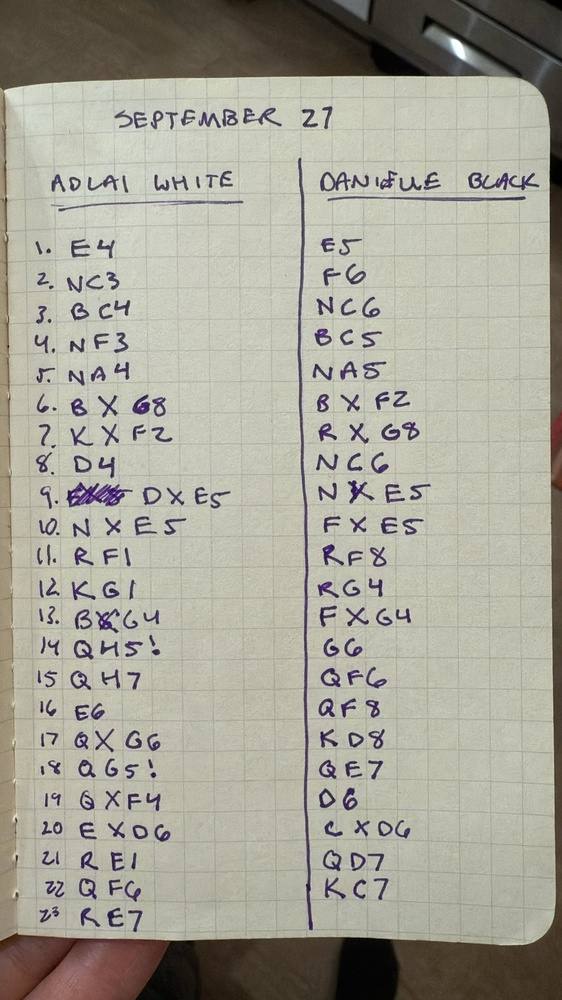
#> input picture img/src/1759549223658-IMG_293F39624621-1.jpeg, 562 x 1000 px, shrunk from 1152 x 2048 before the run, found by its file name
$ python htr_chess.py
#> lines starting #> are read from the running program, lines starting #| are printed output that depends on the picture
### htr_pipeline/__init__.py
from dataclasses import dataclass
from typing import List, Optional

import cv2
import numpy as np

from .reader import read
from .reader.ctc import PrefixTree
from .word_detector import detect, sort_multiline, AABB


@dataclass
class WordReadout:
    """Information about a read word: the readout and the bounding box."""
    text: str
    aabb: AABB


@dataclass
class DetectorConfig:
    """Configure size at which word detection is done, and define added margin around word before reading."""
    scale: float = 1.0
    margin: int = 0


@dataclass
class LineClusteringConfig:
    """Configure how word detections are clustered into lines."""
    min_words_per_line: int = 1  # minimum number of words per line, if less, line gets discarded
    max_dist: float = 0.7  # threshold for clustering words into lines, value between 0 and 1


@dataclass
class ReaderConfig:
    """Configure how the detected words are read."""
    decoder: str = 'best_path'  # 'best_path' or 'word_beam_search'
    prefix_tree: Optional[PrefixTree] = None


def read_page(img: np.ndarray,
              detector_config: DetectorConfig = DetectorConfig(),
              line_clustering_config=LineClusteringConfig(),
              reader_config=ReaderConfig()) -> List[List[WordReadout]]:
    """Read a page of handwritten words. Returns a list of lines. Each line is a list of read words."""
    if img.ndim == 3:
        img = cv2.cvtColor(img, cv2.COLOR_RGB2GRAY)

    # detect words
    detections = detect(img, detector_config.scale, detector_config.margin)

    # sort words (cluster into lines and ensure reading order top->bottom and left->right)
    lines = sort_multiline(detections, min_words_per_line=line_clustering_config.min_words_per_line)

    # go through all lines and words and read all of them
    read_lines = []
    for line in lines:
        read_lines.append([])
        for word in line:
            text = read(word.img, reader_config.decoder, reader_config.prefix_tree)
            read_lines[-1].append(WordReadout(text, word.aabb))

    return read_lines

### htr_chess.py
import sys
import json
from typing import List, Dict, Any, Tuple

import cv2
import numpy as np
import pytesseract
from sklearn.cluster import DBSCAN

import os
from datetime import datetime
from htr_pipeline import read_page, DetectorConfig, LineClusteringConfig
from collections import defaultdict

# [13 lines left out: function writefile, not called in this run]

def process_htr_page(image):
    if image is None:
        raise ValueError("Needs image image")

    # Run HTR pipeline
    detector_cfg = DetectorConfig()
    line_cfg = LineClusteringConfig()
    page = read_page(image, detector_config=detector_cfg, line_clustering_config=line_cfg)

    vis_img = image.copy()
    if len(vis_img.shape) == 2:  # grayscale -> BGR
        vis_img = cv2.cvtColor(vis_img, cv2.COLOR_GRAY2BGR)

    img_h, img_w = vis_img.shape[:2]
    boxes = []  # to collect box data

    for line in page:
        for word in line:
            x1, y1, x2, y2 = word.aabb.xmin, word.aabb.ymin, word.aabb.xmax, word.aabb.ymax
            w = x2 - x1
            h = y2 - y1

            # Convert to percentage
            left_pct = (x1 / img_w) * 100
            top_pct = (y1 / img_h) * 100
            width_pct = (w / img_w) * 100
            height_pct = (h / img_h) * 100

            # Add to boxes list
            boxes.append({
                "text": word.text,
                "top": round(top_pct, 4),
                "left": round(left_pct, 4),
                "width": round(width_pct, 4),
                "height": round(height_pct, 4)
            })

            # Draw overlay (optional)
            cv2.rectangle(vis_img, (x1, y1), (x2, y2), (0, 0, 0), 1)
            cv2.putText(vis_img, word.text, (x1, y1 - 5),
                        cv2.FONT_HERSHEY_SIMPLEX, 0.4, (0, 0, 0), 1)

    timestamp = datetime.now().strftime("%H%M%S_%Y%m%d")
    output_path = os.path.join("img", "generated", f"htr_overlayyy_{timestamp}.png")
    writefile(output_path, vis_img)

    return {
        "boxes": boxes,
        "imageSize": {"width": img_w, "height": img_h}
    }

# [43 lines left out: functions cluster_rows, cluster_columns, draw_table, not called in this run]

    # timestamp = datetime.now().strftime("%H%M%S_%Y%m%d")
    # output_path = os.path.join("img", "generated", f"htr_overlay_{timestamp}.png")
    # writefile(output_path, out)


def main():
    good_img = '/Users/adlaiabdelrazaq/Documents/code/personal/25/chess_image_analyzer/img/src/1759549223658-IMG_293F39624621-1.jpeg'
    bad_img = '/Users/adlaiabdelrazaq/Documents/code/personal/25/chess_image_analyzer/img/src/IMG_2F54EA6661FD-1.jpeg'

    img_path = good_img
    # img_path = bad_img

    image = cv2.imread(img_path)
#> image is the input picture: shape (1000, 562, 3); mean B, G, R 151.2, 163.8, 166
    data = process_htr_page(image)
#> in read_page, `img = cv2.cvtColor(img, cv2.COLOR_RGB2GRAY)`:
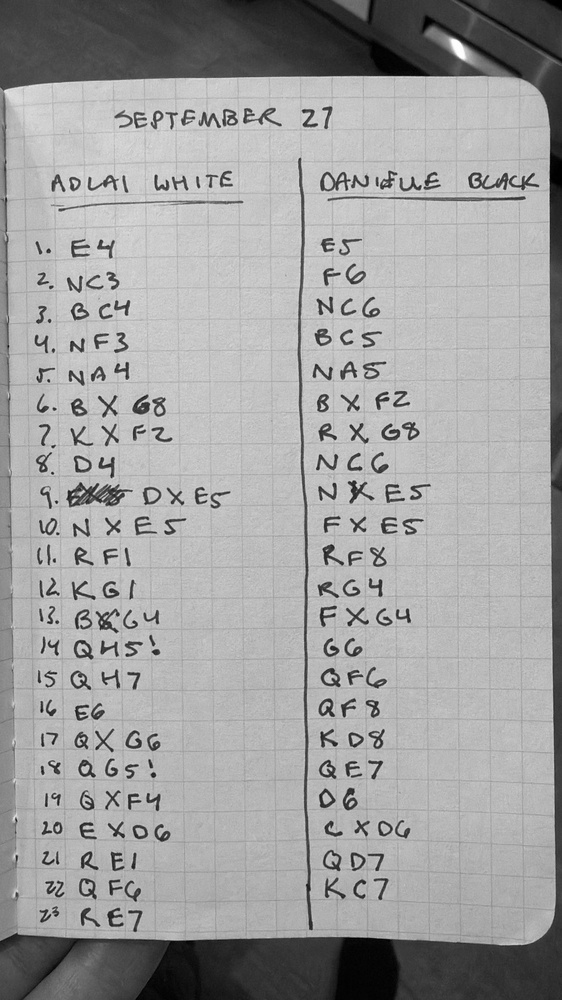
#> img: shape (1000, 562); min 0, max 255, mean 160.4
    # draw_table(image,page)
    print('**')
    print(data)
    return data


if __name__ == "__main__":
    main()
#> (the call stopped at in read_page, `detections = detect(img, detector_config.scale, detector_config.margin)`: htr_pipeline is not available in this run)
